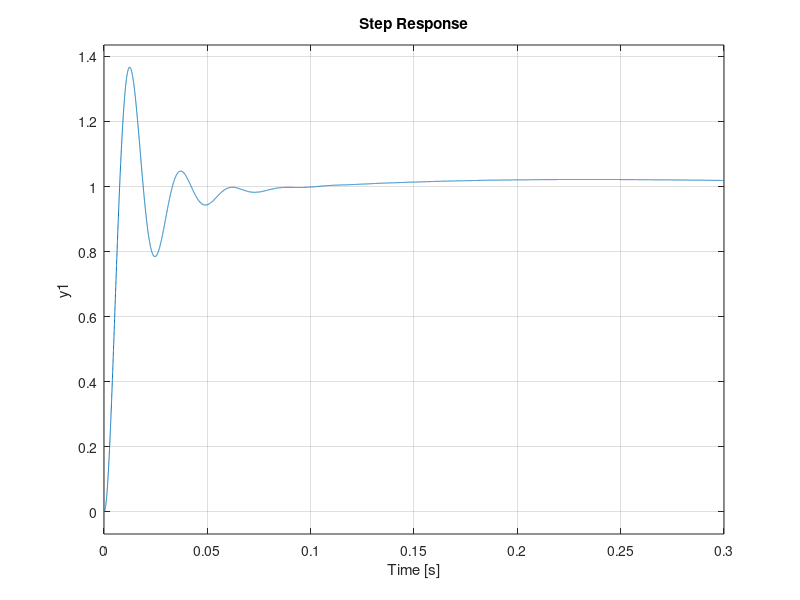

Write MATLAB code to recreate this figure. (Note: this script raises an error after producing the figure.)
% This script sets the controller parameters for the SLS 3-D Printer

%============================================%
% 			Controller Gains                 %
%============================================%
GHPID0 = zpk(tf([1.282e08],[1 15279.1702128 748862.340426 0]));
GHPID1 = zpk(tf([1.4146e10],[1 40450.60 2044240 0]));
% PID Values
% ----------------------
% No more than 3 significant figures per gain value.

% Q0 scale factors
SFP0 = 5;
SFI0 = 1;
SFD0 = 1;

% Q0 constants
Ku0 = 7.17*10^(-2);
Kp0 = SFP0*(1.95)*(Ku0);
Ki0 = SFI0*(96.77)*(Ku0);
Kd0 = SFD0*(Ku0);

% Q1 scale factors
SFP1 = 1;
SFI1 = 1;
SFD1 = 1;

% Q1 constants
Ku1 = 1.83*10^(-3);
Kp1 = SFP1*(49.17)*(Ku1);
Ki1 = SFI1*(0)*(Ku1);
Kd1 = SFD1*(Ku1);

PID0 = [Kp0 Ki0 Kd0];
PID1 = [Kp1 Ki1 Kd1];

INT = tf(1,[1 0]); % integrator: 1/s
N = 100; % filter coefficient

pidt0 = zpk(Kp0 + Ki0*INT + Kd0*(N/(1+N*INT)));
tune0_ol = pidt0*GHPID0;
tune0 = feedback(tune0_ol,1);
step(tune0);
disp(stepinfo(tune0));

% Feedback Sensor Values
% ----------------------
% The saturation voltage of the sensors is 5V. 
% The sensor angles will be in the range of +/- 180 degrees -> +/- pi radians.
% In th Jnt Controller, the sensor gain block converts the actual angle in radians
% into a voltage by mulitplying the angle by SensV/(SensAng*RadPerDeg) which is 5 Volts/pi radians
% Since unity gain is desired, the feedback gains will be the inverse of the sensor gains.
FB0 = 1/Sens0; 
FB1 = 1/Sens1;

%============================================%
% 			Set-Point Time Vector            %
%============================================%

% The Time Vector is stored in a variable called "Time".
% It's initial value is equally spaced for all samples and is
% set in TRAJECTORY.M
%
% Redefine this vector here to optimize the build time of the part.
% You can define it analytically or type in the elements manually but
% you must not change the length because it must contain one value for
% each Xd/Yd position pair.
% In the Matlab window, enter "length(Time)" to see how big it is.

% The Time vector must range from 0 to TotalTime

%Time       = 0:SampleTime:TotalTime;       % DO NOT CHANGE TotalTime
